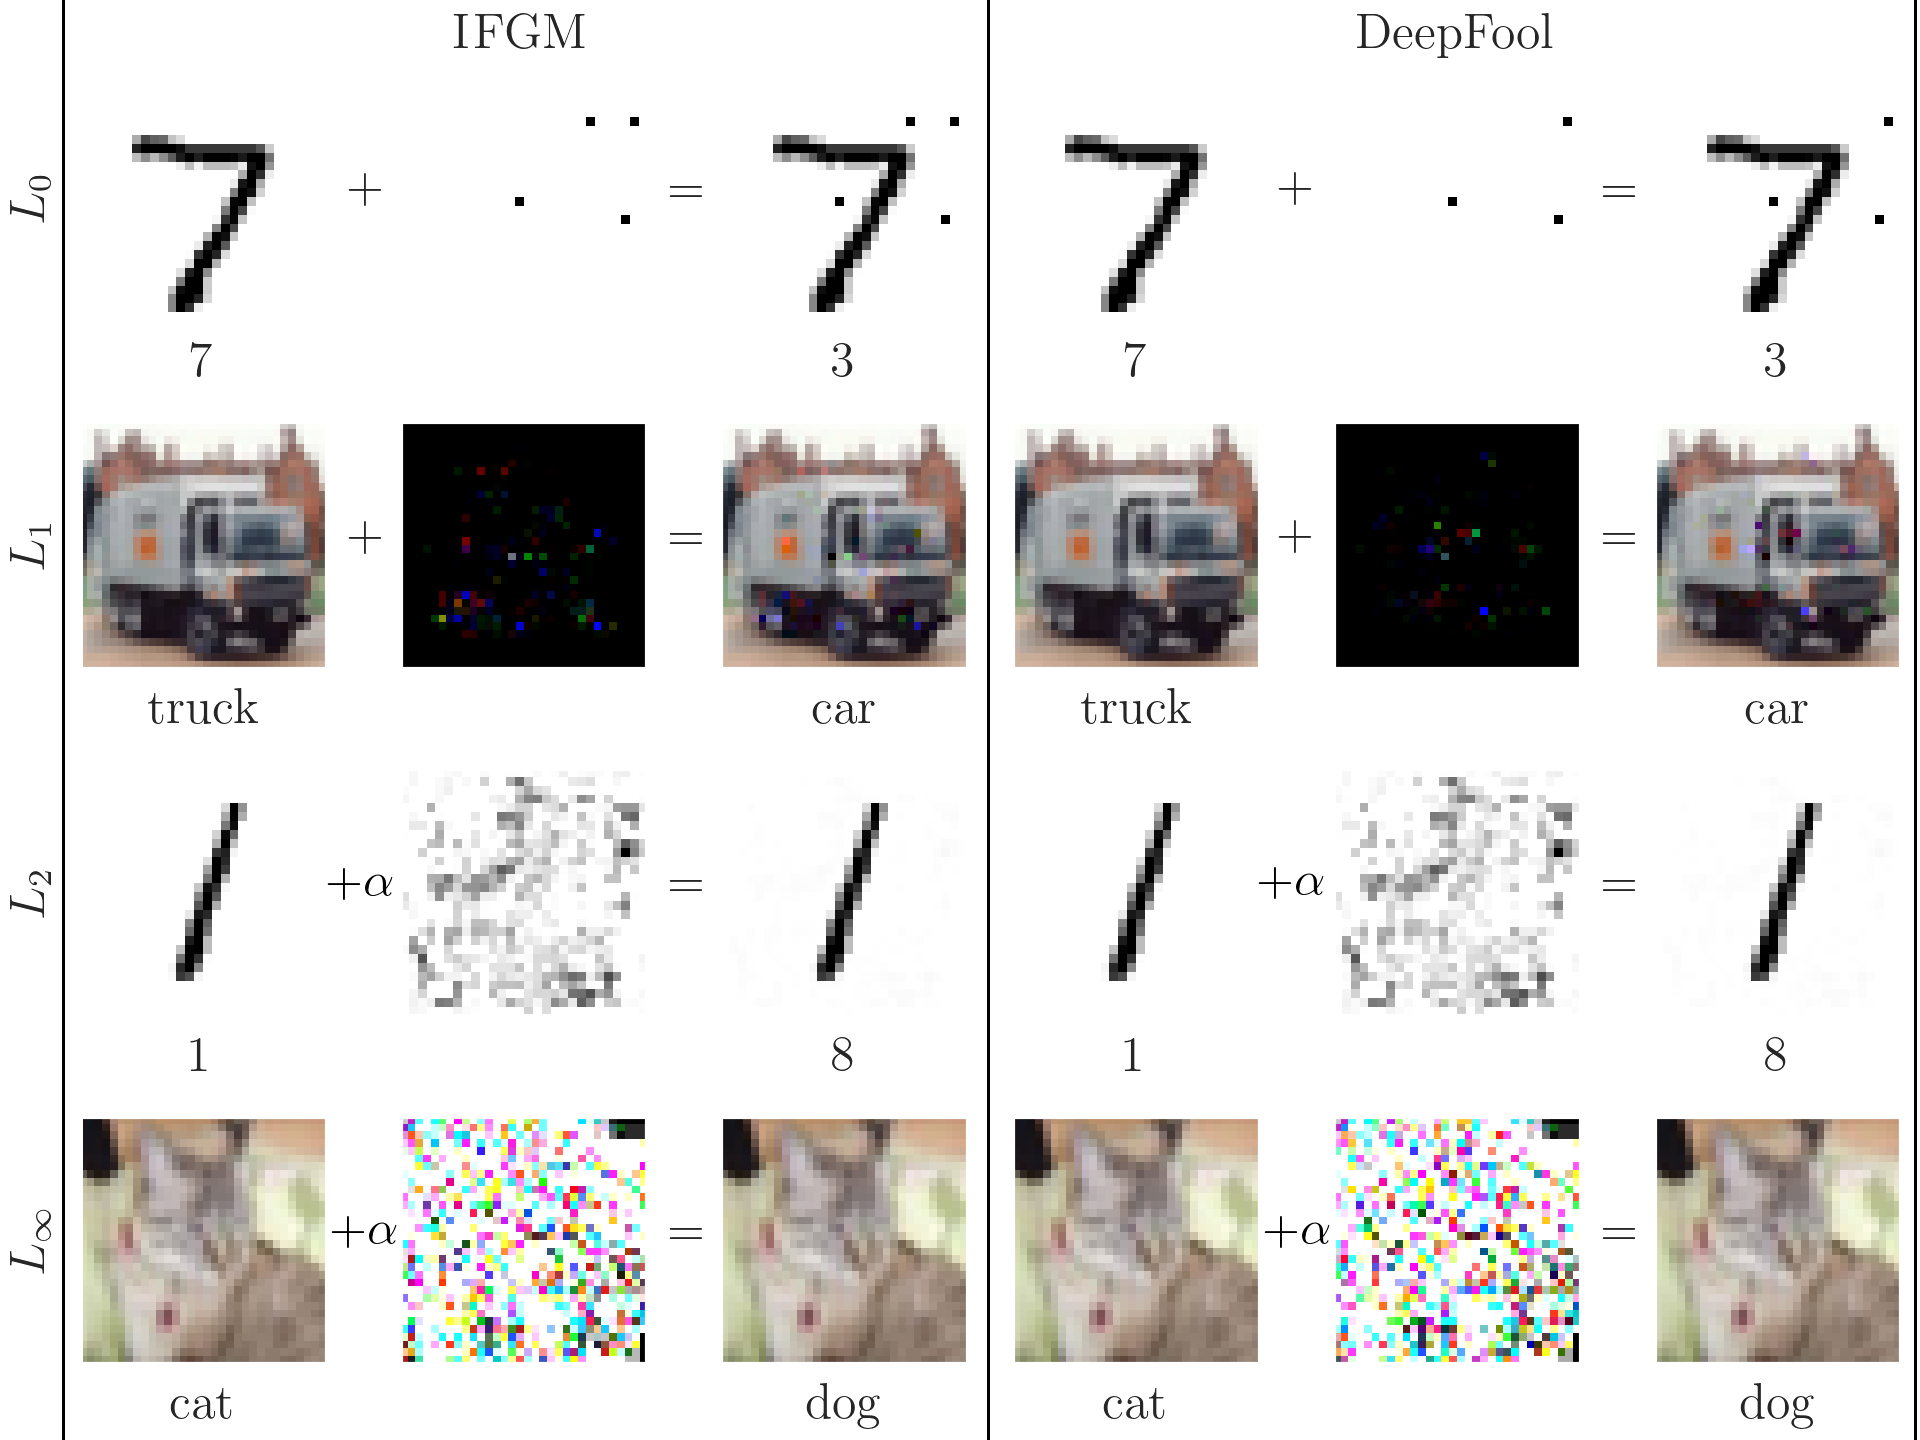

Generate this figure with Python:
# Examples

# This program uses the fgm_attack and deepfool_attack modulse to create four
# adversarial samples for each method in the four norms: 0,1,2,infinity.

# ----------------- Import libraries
# TensorFlow and tf.keras
import tensorflow as tf
from tensorflow import keras

# Helper libraries
import numpy as np
from scipy.stats import norm
import matplotlib.pyplot as plt
import matplotlib
import seaborn as sns
sns.set(style = 'darkgrid')
sns.set_style({'font.family':'serif', 'font.serif':'Times New Roman'})
matplotlib.rcParams['text.usetex'] = True
matplotlib.rc('text', usetex=True)

# Import attack module
from fgm_attack import FGM_attack
from deepfool_attack import DeepFool_attack

# ------------------ Load dataset

class Data_set():
    """
    Given the name of a data set
    - MNIST
    - fashion-MNIST
    - (or) CIFAR-10
    an instance is created with the following parameters:
    - train_data
    - train_labels
    - test_data
    - test_labels
    - class_names
    The data is given as numpy nd array of images (2d array) with each pixel
    value in [0,1]. With CIFAR-10 each pixel is given as RGB array of three
    float values in [0,1]. train_labels and test_labels are each arrays of
    integers that are the labels of the corresponding images in train_data,
    test_data.
    """
    def __init__(self, set):
        if set == 'MNIST':
            keras_dataset = keras.datasets.mnist
        elif set == 'fashion-MNIST':
            keras_dataset = keras.datasets.fashion_mnist
        elif set == 'CIFAR-10':
            keras_dataset = keras.datasets.cifar10
        else:
            assert False, "Please enter valid data set."

        (train_images, train_labels), (test_images, test_labels) = keras_dataset.load_data()

        self.train_data = train_images / 255.0
        self.test_data = test_images / 255.0
        if set == 'CIFAR-10':
            self.train_labels = [lbl[0] for lbl in train_labels]
            self.test_labels = [lbl[0] for lbl in test_labels]
        else: self.test_labels = test_labels

        class_names_dict = {
            'MNIST': ['0','1','2','3','4','5','6','7','8','9'],
            'fashion-MNIST': ['Top', 'Trousers', 'Pullover', 'Dress', 'Coat',
                            'Sandal', 'Shirt', 'Sneaker', 'Bag', 'Boot'],
            'CIFAR-10': ['plane', 'car', 'bird', 'cat', 'deer',
                        'dog', 'frog', 'horse', 'ship', 'truck']
        }
        self.class_names = class_names_dict[set]

# ------------------- Main method

def generate_example_images():

    # Parameters after convenience
    target_label = None
    max_iter = 10000        # Maximum number of iterations

    # Instances
    mnist = Data_set('MNIST')
    cifar = Data_set('CIFAR-10')
    class_names = cifar.class_names
    fgm_mnist_attacker = FGM_attack('models/DNN_models/MNIST.h5')
    fgm_cifar_attacker = FGM_attack('models/CNN_models/CIFAR-10.h5')
    df_mnist_attacker = DeepFool_attack('models/DNN_models/MNIST.h5')
    df_cifar_attacker = DeepFool_attack('models/CNN_models/CIFAR-10.h5')

    # Computed data allocation
    images = []
    labels = []
    def store_image_data_mnist(x, x_adv, starting_label, adv_label):
        """Appends the current MNIST images and labels to images and labels
        lists."""
        images.append(x)                # original image
        images.append(np.abs(x_adv-x))  # perturbation
        images.append(x_adv)            # adversarial image
        labels.append(starting_label)   # label for original image
        labels.append('')               # unnamed perturbation
        labels.append(adv_label)        # label for adversarial image
    def store_image_data_cifar10(x, x_adv, starting_label, adv_label):
        """Appends the current CIFAR-10 images and labels to images and labels
        lists."""
        images.append(x)
        images.append(np.abs((x_adv-x))/np.linalg.norm(np.ndarray.flatten(np.abs((x_adv-x))), np.inf))
        images.append(x_adv)
        labels.append(cifar.class_names[starting_label])
        labels.append('')
        labels.append(cifar.class_names[adv_label])

    # Attacks
    # L0
    print('L0:')
    x = mnist.test_data[0]
    x_adv, starting_label, adv_label, steps = fgm_mnist_attacker.L0_attack(x,
                    target_label = target_label,
                    max_iter = max_iter,
                    avoid_jam = False,
                    verbose = False)
    print('L_0 IFGM complete in %s steps'%(steps))
    store_image_data_mnist(x, x_adv, starting_label, adv_label)
    x_adv, starting_label, adv_label, steps, _ = df_mnist_attacker.attack(x, correct_label = None,
            norm = 0, step_size = 1, max_iter = max_iter, overshoot = 0.02,
    		clipping = 'each',  image_min = 0, image_max = 1,
    		normalize = True, verbose = False, calc_imdiffs = False, target_label = None)
    print('L_0 DeepFool complete in %s steps'%(steps))
    store_image_data_mnist(x, x_adv, starting_label, adv_label)

    # L1
    print('L1:')
    x = cifar.test_data[14]
    x_adv, starting_label, adv_label, steps = fgm_cifar_attacker.L1_attack(x,
                    alpha = 1e-2,
                    target_label = target_label,
                    max_iter = max_iter,
                    verbose = True)
    print('L_1 IFGM complete in %s steps'%(steps))
    store_image_data_cifar10(x, x_adv, starting_label, adv_label)
    x_adv, starting_label, adv_label, steps, _ = df_cifar_attacker.attack(x, correct_label = None,
            norm = 1, step_size = 1e-2, max_iter = max_iter, overshoot = 0.02,
    		clipping = 'each',  image_min = 0, image_max = 1,
    		normalize = True, verbose = False, calc_imdiffs = False, target_label = None)
    print('L_1 DeepFool complete in %s steps'%(steps))
    store_image_data_cifar10(x, x_adv, starting_label, adv_label)

    # L2
    print('L2:')
    x = mnist.test_data[2]
    x_adv, starting_label, adv_label, steps = fgm_mnist_attacker.L2_attack(x,
                    alpha = 1e-3,
                    target_label = target_label,
                    max_iter = max_iter,
                    verbose = False)
    print('L_2 IFGM complete in %s steps'%(steps))
    store_image_data_mnist(x, x_adv, starting_label, adv_label)
    x_adv, starting_label, adv_label, steps, _ = df_mnist_attacker.attack(x, correct_label = None,
            norm = 2, step_size = 1e-3, max_iter = max_iter, overshoot = 0.02,
    		clipping = 'each',  image_min = 0, image_max = 1,
    		normalize = True, verbose = False, calc_imdiffs = False, target_label = None)
    print('L_2 DeepFool complete in %s steps'%(steps))
    store_image_data_mnist(x, x_adv, starting_label, adv_label)

    # Linf
    print('Linf:')
    x = cifar.test_data[8]
    x_adv, starting_label, adv_label, steps = fgm_cifar_attacker.Linf_attack(x,
                    alpha = 1e-4,
                    target_label = target_label,
                    max_iter = max_iter,
                    verbose = False)
    print('L_inf IFGM complete in %s steps'%(steps))
    store_image_data_cifar10(x, x_adv, starting_label, adv_label)
    x_adv, starting_label, adv_label, steps, _ = df_cifar_attacker.attack(x, correct_label = None,
            norm = np.inf, step_size = 1e-4, max_iter = max_iter, overshoot = 0.02,
    		clipping = 'each',  image_min = 0, image_max = 1,
    		normalize = True, verbose = False, calc_imdiffs = False, target_label = None)
    print('L_inf DeepFool complete in %s steps'%(steps))
    store_image_data_cifar10(x, x_adv, starting_label, adv_label)

    plot_example_image(images, labels)


def plot_example_image(images, labels):
    # Plot results
    norm_str = [r'$L_0$',r'$L_1$',r'$L_2$',r'$L_\infty$']

    n_rows = 4
    n_cols = 6
    fig, axes = plt.subplots(n_rows,n_cols, constrained_layout=True)
    for i in range(n_rows):
        for j in range(n_cols):
            axes[i][j].imshow(images[6*i+j],
                    cmap = plt.cm.binary,
                    aspect = 'equal',
                    # vmin = 0,
                    # vmax = 1,
                    )
            axes[i][j].set_xlabel(str(labels[6*i+j]))
            axes[i][j].set_xticks([])
            axes[i][j].set_yticks([])
            axes[i][j].grid(False)
            if j == 0:
                axes[i][j].set_ylabel(norm_str[i], rotation = 90)
            if j == 1 or j == 4:
                axes[i][j].set_ylabel(r'$+$', rotation = 0)
            if j == 2 or j == 5:
                axes[i][j].set_ylabel(r'$=$', rotation = 0)
            if (i,j) == (0,1):
                axes[i][j].set_title('IFGM')
            if (i,j) == (0,4):
                axes[i][j].set_title('DeepFool')

    plt.savefig('_examples.png', dpi = 300)

if __name__ == '__main__':
    generate_example_images()
